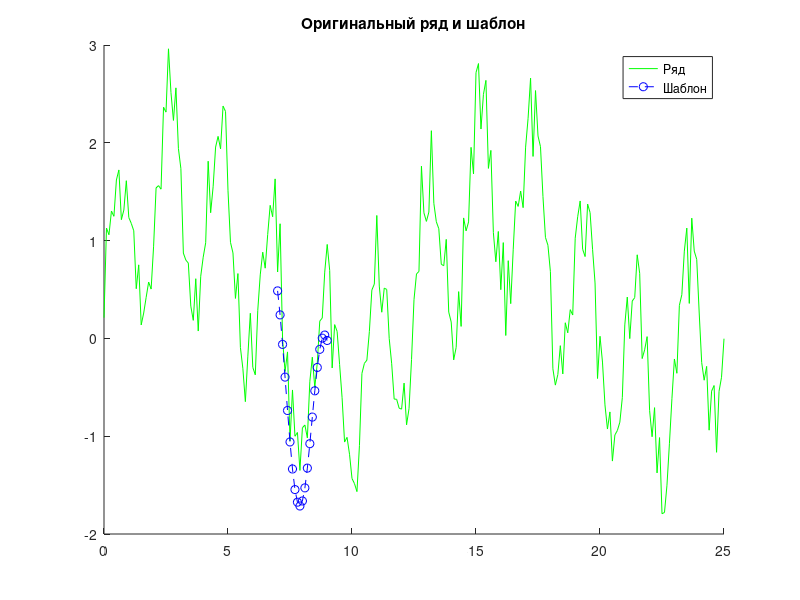

Reproduce this figure in MATLAB. (Note: this script raises an error after producing the figure.)

% Определяем синал и шаблон
clc; clear all; clf;
t = 0 : 0.1 : 25;
x = sin(t/2) + sin(3*t);
x = x + rand(1,length(x));
t_template = 7 : 0.1 : 9;
x_template = sin(t_template/2 ) + sin(3 * t_template);
figure;
hold all;
plot(t,x,'g', t_template, x_template, 'b--o');
title('Оригинальный ряд и шаблон');
legend('Ряд', 'Шаблон');
% Реализуем скользящую свертку
start_position = 1;
dot_results = [];
while (start_position + length(t_template) <= length(t))
    dot_results(start_position) = dot(x_template, x(start_position: (start_position + length(x_template) - 1)));
    start_position = start_position + 1;
end

[a,b] = max(dot_results);%максимум соответсвует концу шаблона
start_point = (b - length(t_template)) * 0.1;%начало шаблона в сигнале
xline(start_point);